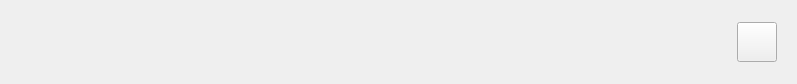
<?xml version="1.0" encoding="UTF-8"?>
<ui version="4.0">
 <class>Form</class>
 <widget class="QWidget" name="Form">
  <property name="geometry">
   <rect>
    <x>0</x>
    <y>0</y>
    <width>797</width>
    <height>84</height>
   </rect>
  </property>
  <property name="windowTitle">
   <string>Form</string>
  </property>
  <layout class="QHBoxLayout" name="horizontalLayout">
   <item>
    <spacer name="horizontalSpacer">
     <property name="orientation">
      <enum>Qt::Horizontal</enum>
     </property>
     <property name="sizeHint" stdset="0">
      <size>
       <width>40</width>
       <height>20</height>
      </size>
     </property>
    </spacer>
   </item>
   <item>
    <widget class="QWidget" name="widget_2" native="true">
     <layout class="QHBoxLayout" name="horizontalLayout_2">
      <property name="spacing">
       <number>0</number>
      </property>
      <item>
       <widget class="QPushButton" name="concatChannelsBtn">
        <property name="minimumSize">
         <size>
          <width>40</width>
          <height>40</height>
         </size>
        </property>
        <property name="maximumSize">
         <size>
          <width>40</width>
          <height>40</height>
         </size>
        </property>
        <property name="text">
         <string/>
        </property>
        <property name="icon">
         <iconset>
          <normalon>../../Resources/icons/concate.png</normalon>
         </iconset>
        </property>
        <property name="iconSize">
         <size>
          <width>30</width>
          <height>30</height>
         </size>
        </property>
        <property name="checkable">
         <bool>false</bool>
        </property>
       </widget>
      </item>
     </layout>
    </widget>
   </item>
  </layout>
 </widget>
 <resources/>
 <connections/>
</ui>
